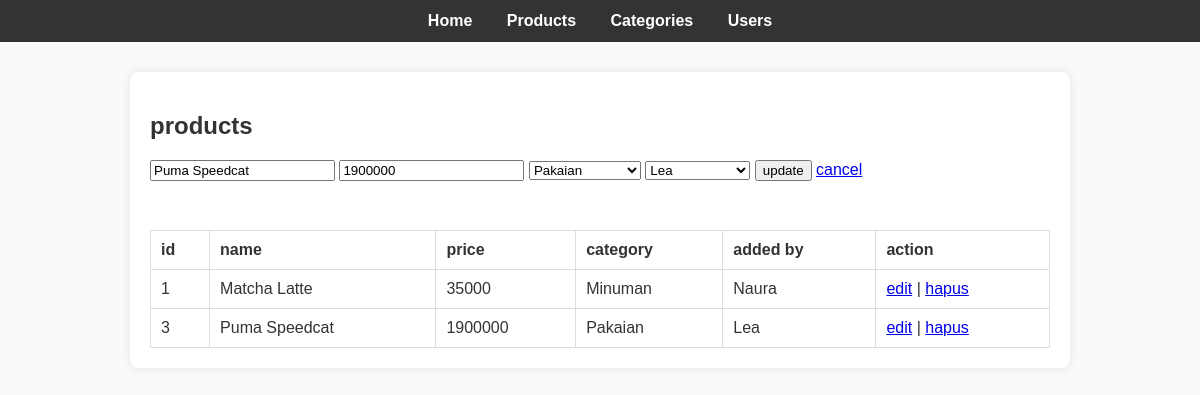
Screenshot of /catalog_app/view/products.php?edit=3 with the database file from the repository.
### tables this page shows
CREATE TABLE `product` (
  `id` int(11) NOT NULL,
  `name` varchar(150) NOT NULL,
  `price` int(11) NOT NULL,
  `category_id` int(11) DEFAULT NULL,
  `user_id` int(11) NOT NULL
);

CREATE TABLE `category` (
  `id` int(11) NOT NULL,
  `name` varchar(100) NOT NULL
);

CREATE TABLE `user` (
  `id` int(11) NOT NULL,
  `name` varchar(50) NOT NULL,
  `password` varchar(255) NOT NULL
);

### catalog_app/class/Product.php (called while the page is built, shortened)
<?php
require_once __DIR__ . "/../config/db.php";
class Product {
    private $conn;
    public function __construct() {
        $database = new Database();
        $this->conn = $database->conn;
    }
    public function getAll() {
        $query = $this->conn->prepare("
            SELECT product.*, category.name AS category_name, user.name AS user_name
            FROM product
            JOIN category ON product.category_id = category.id
            JOIN user ON product.user_id = user.id
        ");
        $query->execute();
        return $query->get_result();
    }
}

### catalog_app/config/db.php (called while the page is built, shortened)
<?php
class Database {
    private $host = "localhost";
    private $user = "root";
    private $pass = "";
    private $dbname = "catalog_db";
    public function __construct() {
        try {
            $this->conn = new mysqli($this->host, $this->user, $this->pass, $this->dbname);
        } catch (Exception $e) {
            die("koneksi gagal: " . $e->getMessage());
        }
    }
}

### catalog_app/class/Category.php (called while the page is built, shortened)
<?php
require_once __DIR__ . "/../config/db.php";
class Category {
    private $conn;
    public function __construct() {
        $database = new Database();
        $this->conn = $database->conn;
    }
    public function getAll() {
        $query = $this->conn->prepare("SELECT * FROM category");
        $query->execute();
        return $query->get_result();
    }
}

### catalog_app/class/User.php (called while the page is built, shortened)
<?php
require_once __DIR__ . "/../config/db.php";
class User {
    private $conn;
    public function __construct() {
        $database = new Database();
        $this->conn = $database->conn;
    }
    public function getAll() {
        $query = $this->conn->prepare("SELECT * FROM user");
        $query->execute();
        return $query->get_result();
    }
}

### catalog_app/view/products.php (the view, shortened to what this page needs)
<?php
require_once "../class/Product.php";
require_once "../class/Category.php";
require_once "../class/User.php";
$product = new Product();
$category = new Category();
$user = new User();
$edit_data = null;
if (isset($_GET['edit'])) {
    $id = $_GET['edit'];
    $result = $product->getAll();
    while ($row = $result->fetch_assoc()) {
        if ($row['id'] == $id) {
            $edit_data = $row;
            break;
        }
    }
}
$products = $product->getAll();
?>
<?php include "header.php"; ?>
<h2>products</h2>
<form method="POST">
    <input type="text" name="name" placeholder="product name"
           value="<?= $edit_data ? $edit_data['name'] : ''; ?>" required>
    <input type="number" step="0.01" name="price" placeholder="price"
           value="<?= $edit_data ? $edit_data['price'] : ''; ?>" required>
    <select name="category_id" required>
        <?php
        $cat = $category->getAll();
        while ($c = $cat->fetch_assoc()) {
            $selected = ($edit_data && $edit_data['category_name'] == $c['name']) ? 'selected' : '';
        ?>
            <option value="<?= $c['id']; ?>" <?= $selected; ?>><?= $c['name']; ?></option>
        <?php } ?>
    </select>
    <select name="user_id" required>
        <?php
        $usr = $user->getAll();
        while ($u = $usr->fetch_assoc()) {
            $selected = ($edit_data && $edit_data['user_name'] == $u['name']) ? 'selected' : '';
        ?>
            <option value="<?= $u['id']; ?>" <?= $selected; ?>><?= $u['name']; ?></option>
        <?php } ?>
    </select>
    <?php if ($edit_data) { ?>
        <button type="submit" name="update">update</button>
        <a href="products.php">cancel</a>
    <?php } else { ?>
        <button type="submit" name="add">add</button>
    <?php } ?>
</form>
<br>
<table border="1" cellpadding="8">
    <tr>
        <th>id</th>
        <th>name</th>
        <th>price</th>
        <th>category</th>
        <th>added by</th>
        <th>action</th>
    </tr>
    <?php while ($row = $products->fetch_assoc()) { ?>
    <tr>
        <td><?= $row['id']; ?></td>
        <td><?= $row['name']; ?></td>
        <td><?= $row['price']; ?></td>
        <td><?= $row['category_name']; ?></td>
        <td><?= $row['user_name']; ?></td>
        <td>
            <a href="?edit=<?= $row['id']; ?>">edit</a> |
            <a href="?delete=<?= $row['id']; ?>" onclick="return confirm('yakin hapus data ini?')">hapus</a>
        </td>
    </tr>
    <?php } ?>
</table>

### catalog_app/style.css (style rules this page uses)
table { width: 100%; border-collapse: collapse; margin-top: 15px; }
table, th, td { border: 1px solid #ddd; }
th, td { padding: 10px; text-align: left; }

### rows the page displays
product: name "Puma Speedcat", price "1900000", id "3", category.name "Pakaian", user.name "Lea"
product: id "1", name "Matcha Latte", price "35000", category.name "Minuman", user.name "Naura"

### other values shown
form field category_id "Pakaian"
form field user_id "Lea"
